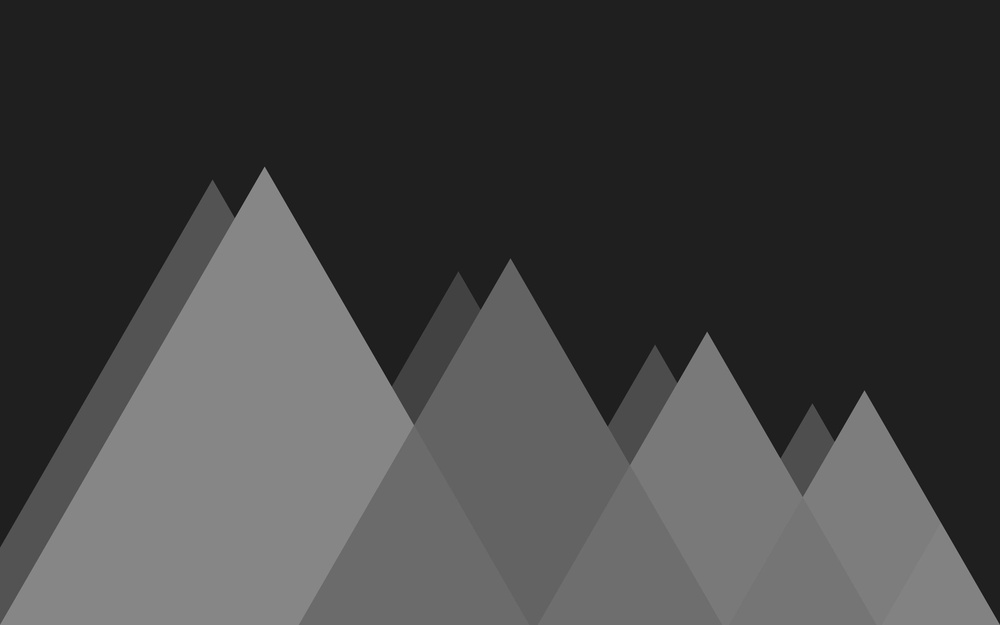
%> input picture imageStiching/originalImage.jpg, 1000 x 625 px, shrunk from 2880 x 1800 before the run
$ octave --eval "result = myDetectHarrisFeatures(imread('originalImage.jpg'));"   (GNU Octave 9; MATLAB toolbox functions it lacks are replaced by stand-ins)
%> lines starting %> are read from the running program, lines starting %| are printed output that depends on the picture
%Harris Corner Detector
%corners = myDetectHarrisFeatures( I )
%I : MxN grayscale image,double values [0,1]
%corners : Kx2 , every row is the coordinates of a corner
%extracted using Harris Corner Detector
function corners = myDetectHarrisFeatures( I )

I=double(I)/256;%metatroph ths eikonas


[ M , N ]=size( I );
%> M = 625; N = 1000

mask=fspecial('prewitt');
dx1=filter2(mask, I ,'same');%orizontia paragwgos
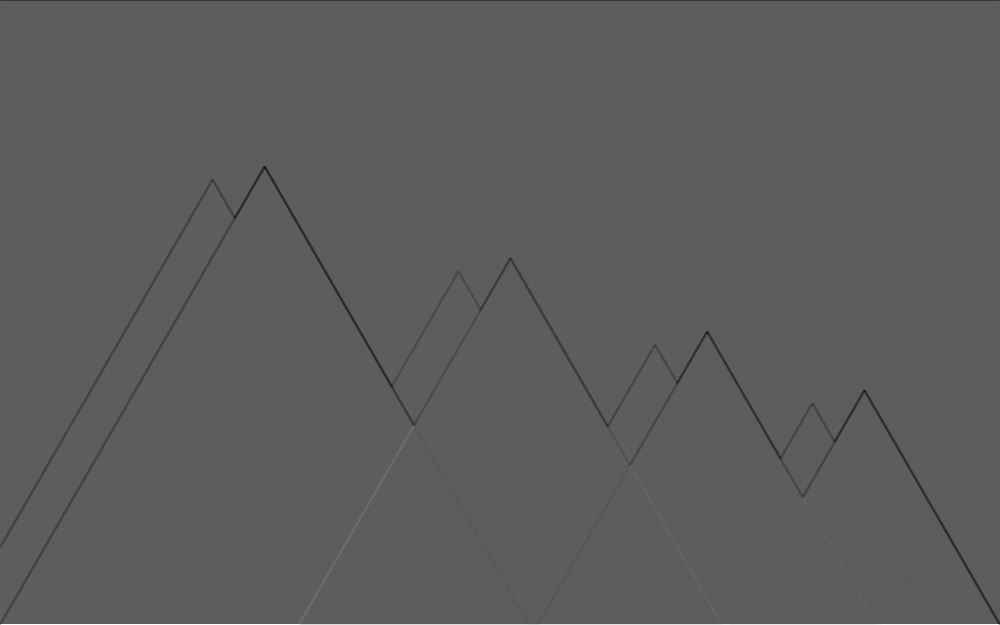
%> dx1: size 625x1000 double; min -0.906, max 1.58, mean -0.00167; drawn with min black and max white
dx2=filter2(mask', I ,'same');%katheth
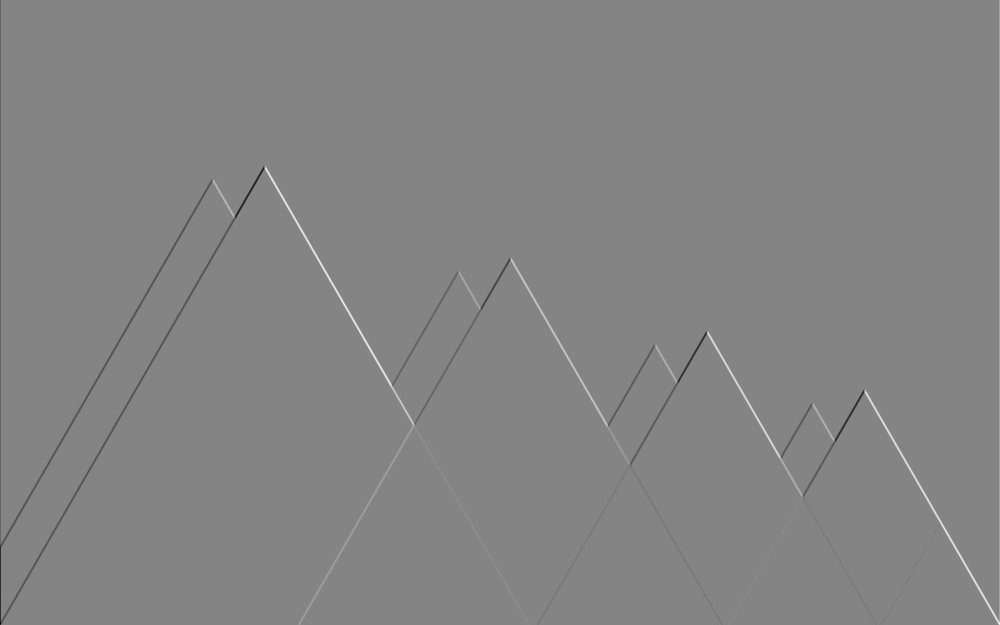
%> dx2: size 625x1000 double; min -1.5, max 1.39, mean 7.52e-05; drawn with min black and max white
I11=dx1.*dx1;
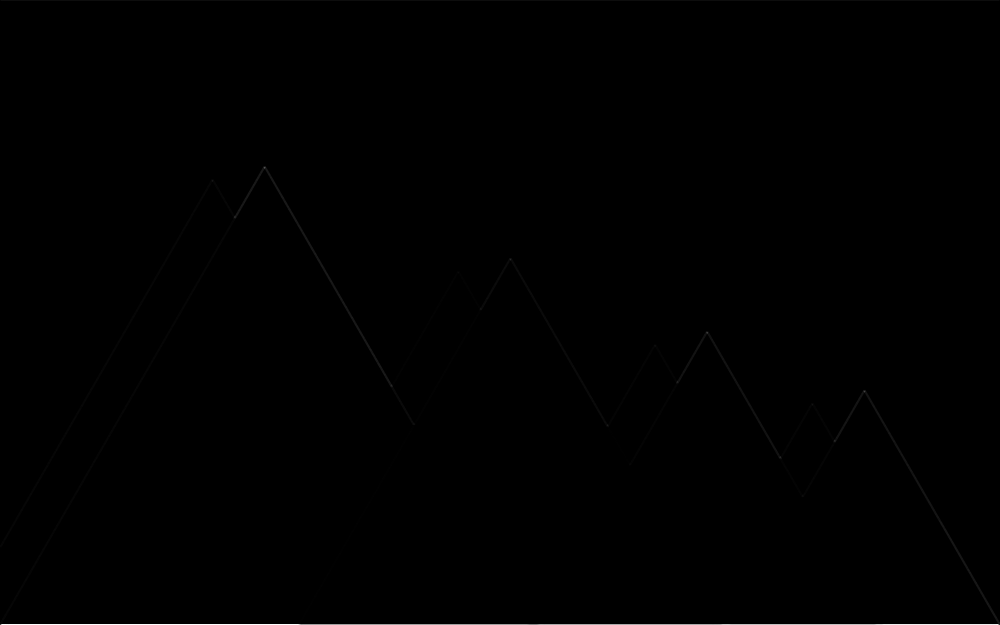
%> I11: size 625x1000 double; min 0, max 2.49, mean 0.00444; drawn with min black and max white
I12=dx1.*dx2;
I22=dx2.*dx2;


%gaussian filter
s=1;
Nu=3;
w=fspecial('gaussian',Nu,s);%wighted matrix
%%%%%%%%%%%%%%
k=.06;
%thr=0.00001;%%%%%set1
thr=0.01;%%%%set2 .01

%summations
A=conv2(I11,w,'same');
B=conv2(I12,w,'same');
C=conv2(I22,w,'same');

A=A(11:end-11,11:end-11);
%> A: size 604x979 double
B=B(11:end-11,11:end-11);
%> B: size 604x979 double
C=C(11:end-11,11:end-11);
%> C: size 604x979 double
% [11 lines of commented-out code are left out]

T=A+C;
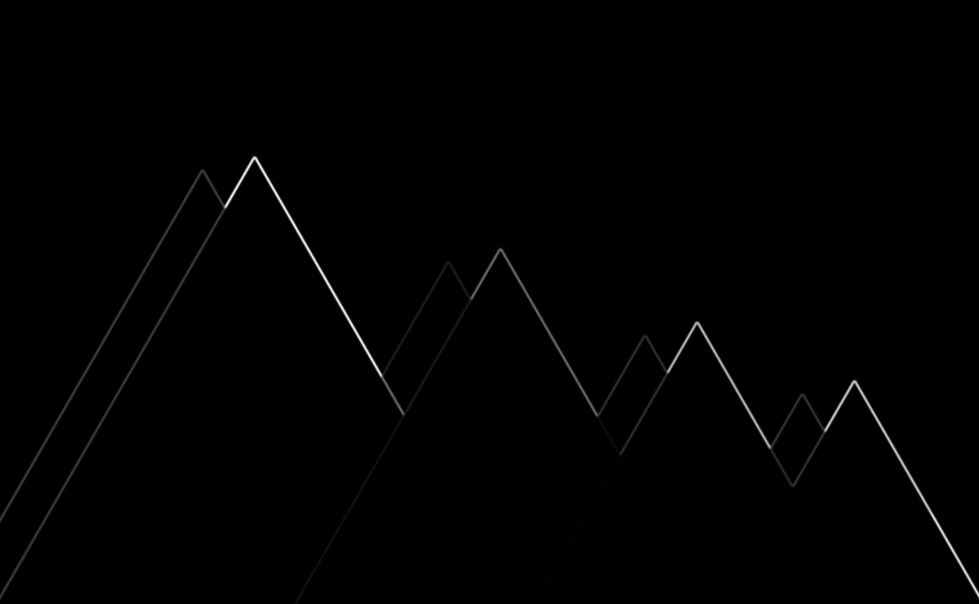
%> T: size 604x979 double; min 0, max 0.976, mean 0.00486
D=A.*C - B.*B;
R=D-k*T.*T;
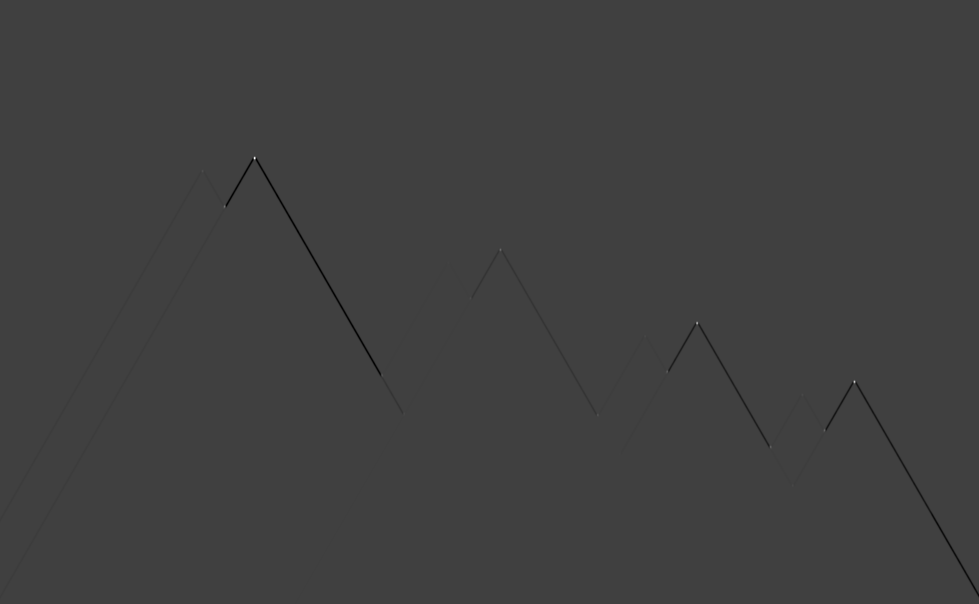
%> R: size 604x979 double; min -0.0512, max 0.152, mean -0.000108; drawn with min black and max white

[i,j]=find(R>thr);
%> i = 46 values from 157 to 448; j = 46 values from 203 to 856
cornersR=[i+11 j+11 R(find(R>thr))];%+11 logw twn akrianwn
%> cornersR = 46 rows, first 12: [183 214 0.0105; 217 236 0.0211; 218 236 0.041; 219 236 0.0245; 169 265 0.0191; 170 265 0.0137; 168 266 0.0296; 169 266 0.133; 170 266 0.152; 171 266 0.052; 168 267 0.0119; 169 267 0.0584]


corners=[];
%edw lunoume to provlhma thn emfaniseis pollwn suntetagmenwn
%poy praktika antistoixoun se 1 gwnia
%1)vriskoume oles tis poy einai konta se mia gwnia (au8ereto)
%se kapoia apostash
%2)vriskoume poio apo ayta exei ton megalutero suntelesth gwniothtas
%kai ton kratame
%3)diagrafoyme oles tis gwnies se ekeinh thn geitonia
%4)epanalambanoyme mexri na teleiwsoun oi gwnies

while ~isempty(cornersR)%%%
    %o pinakas cornersR periexei oles tis gwnies,akoma kai  aytes poy einai
    %konta

    %vriskoyme oles tis gwnies poy vriskontai konta se kapoia gwnia
    id=rangesearch(cornersR(:,1:2),cornersR(1,1:2),15,'Distance','euclidean');
    id=id{1};
    %anazhtoyme thn gwnia me to  megalutero metro gwniothtas kai thn
    %kratame
    i=find(cornersR(id,3)==max(cornersR(id,3)),1);
    corners=[corners ; cornersR(id(i),1:2)];
    %adeiazoyme ton pikana cornersR
    cornersR(id,:)=[];
end
%> this loop made 11 passes
%> (id, i, corners) on passes 1 to 6: (1, 1, [183 214]), ([1 2 3], 2, [183 214; 218 236]), ([1 2 4 3 5 8 6 7 9], 5, [183 214; 218 236; 170 266]), (1, 1, [183 214; 218 236; 170 266; 387 394]), ([1 2 3], 2, [183 214; 218 236; 170 266; 387 394; 261 512]), ([1 2], 2, [183 214; 218 236; 170 266; 387 394; 261 512; 427 609])
%> (id, i) on passes 7 to 11: ([1 2 3 4], 3), ([1 2 5 4 6 3 7], 5), ([1 2 3 4], 1), ([1 2 3], 2), ([1 2 4 5 3 6 8 9 7], 4)
%> after the loop, corners = [183 214; 218 236; 170 266; 387 394; 261 512; 427 609; 383 679; 335 709; 458 782; 442 836; 393 866]
%> `result = myDetectHarrisFeatures(imread('originalImage.jpg'));`: result has the same summary as corners in myDetectHarrisFeatures


if isempty(corners)
    return
end

% [7 lines of commented-out code are left out]


end

$ run again, on imageStiching/segment_2.jpg
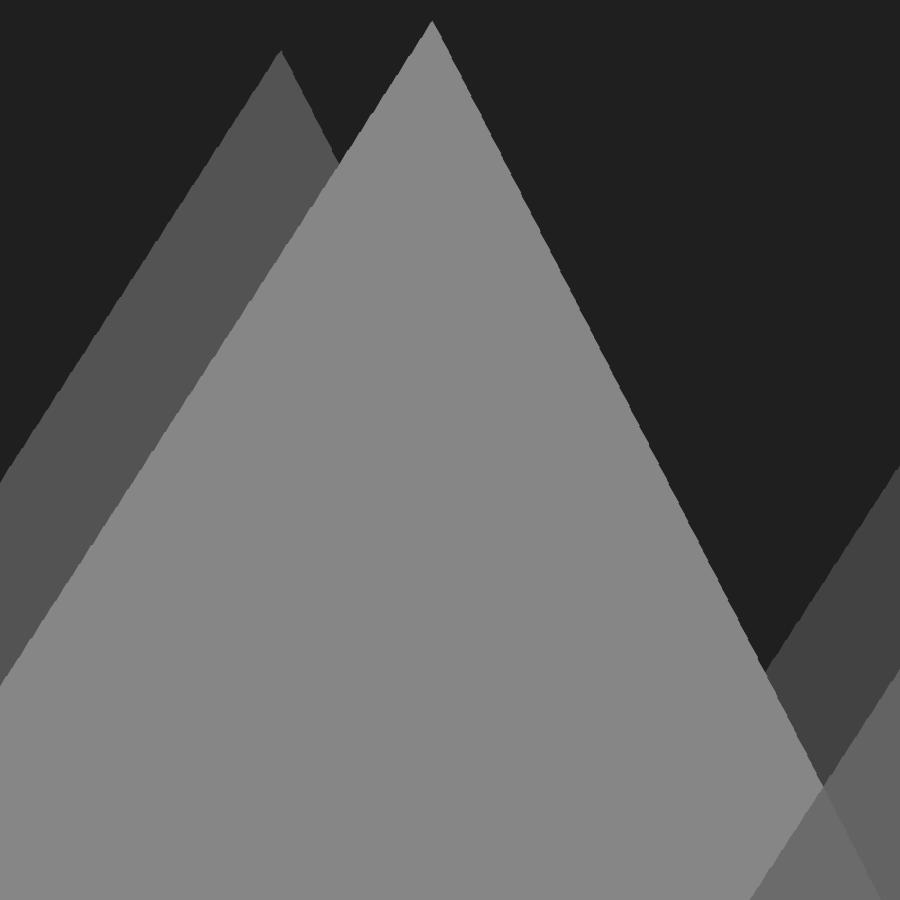
%> input picture imageStiching/segment_2.jpg, 900 x 900 px
%> in myDetectHarrisFeatures, `dx1=filter2(mask, I ,'same');`:
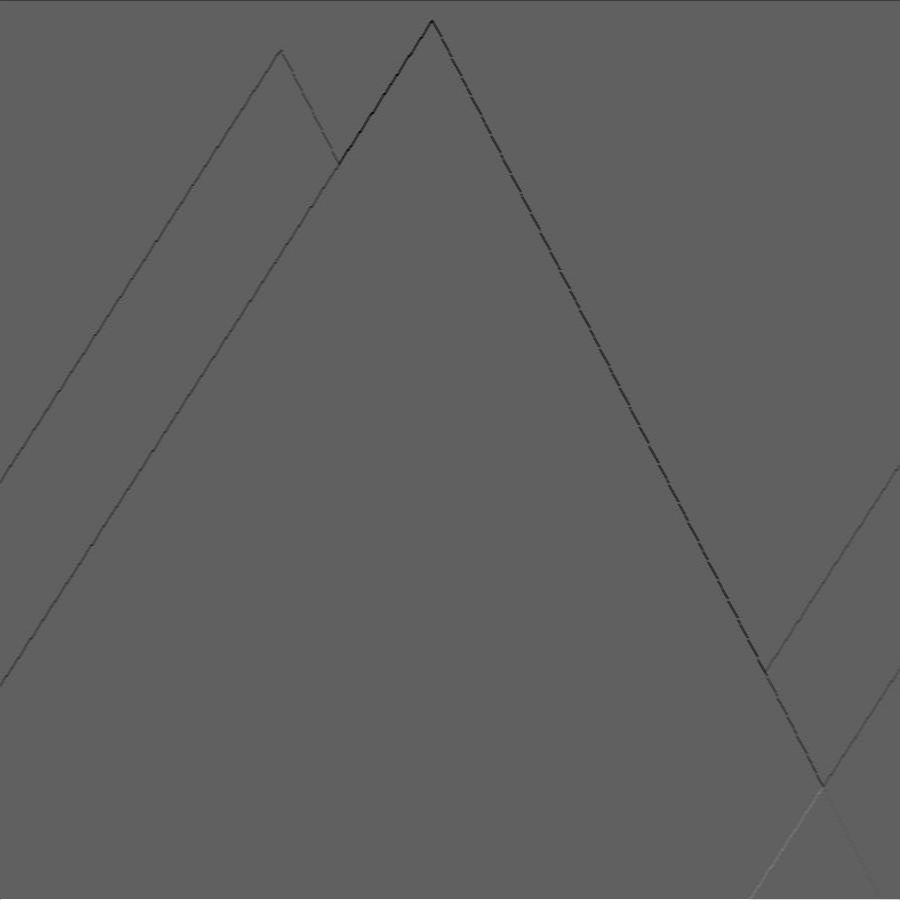
%> dx1: size 900x900 double; min -0.953, max 1.58, mean -0.00128; drawn with min black and max white
%> in myDetectHarrisFeatures, `I22=dx2.*dx2;`:
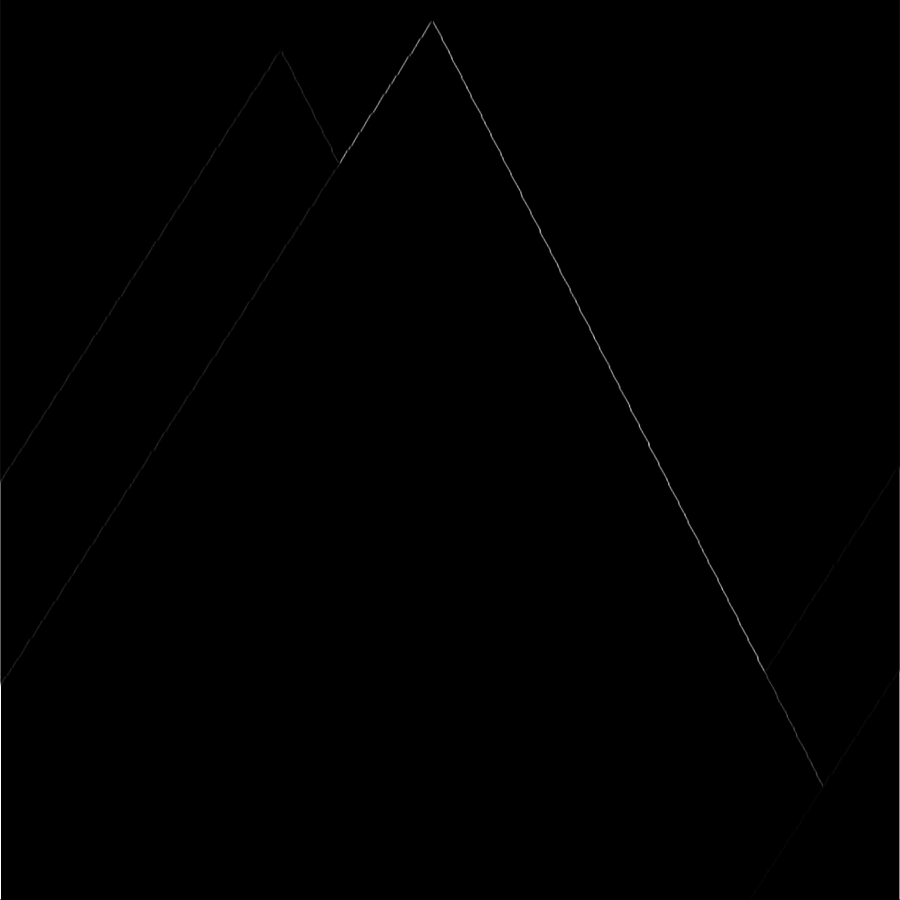
%> I22: size 900x900 double; min 0, max 2.47, mean 0.00438; drawn with min black and max white
%> in myDetectHarrisFeatures, `[i,j]=find(R>thr);`: i = [153; 154; 152; 153; 12; 13; 14; 11; 12; 13; 14]; j = [329; 329; 330; 330; 422; 422; 422; 423; 423; 423; 423]
%> cornersR = [164 340 0.0176; 165 340 0.0129; 163 341 0.0164; 164 341 0.025; 23 433 0.024; 24 433 0.0399; 25 433 0.0166; 22 434 0.0169; 23 434 0.0728; 24 434 0.0864; 25 434 0.0276]
%> the loop in myDetectHarrisFeatures, `while ~isempty(cornersR)` made 2 passes
%> (id, i, corners) on passes 1 to 2: ([1 2 4 3], 3, [164 341]), ([1 2 5 4 6 3 7], 5, [164 341; 24 434])
%> result = [164 341; 24 434]

$ run again, on imageStiching/segment_3.jpg
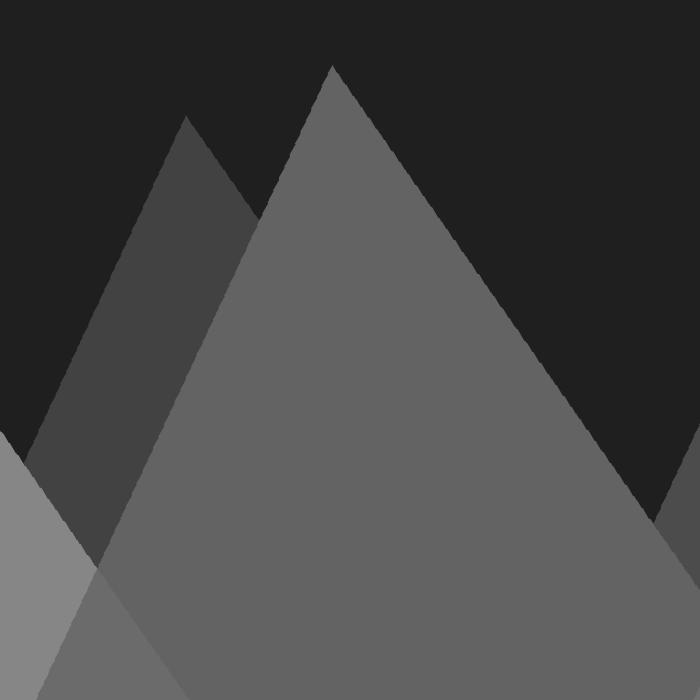
%> input picture imageStiching/segment_3.jpg, 700 x 700 px
%> in myDetectHarrisFeatures, `dx2=filter2(mask', I ,'same');`:
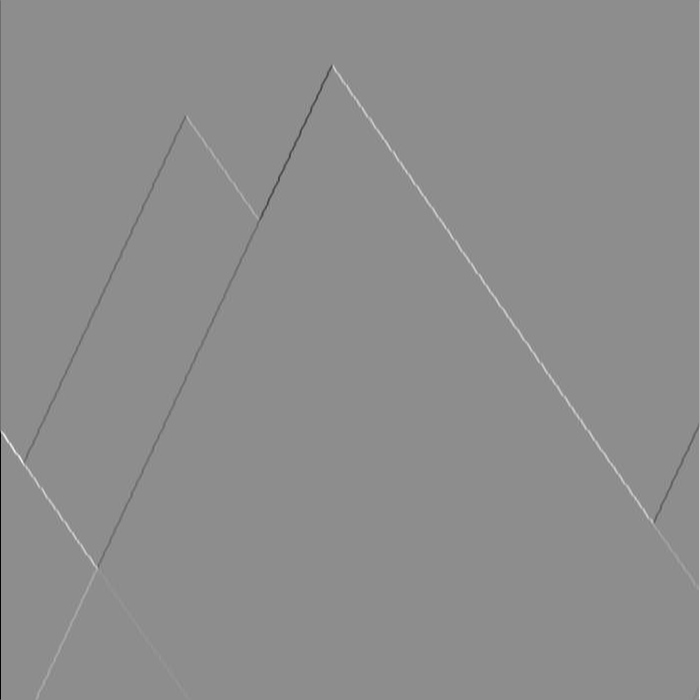
%> dx2: size 700x700 double; min -1.62, max 1.3, mean 0.000301; drawn with min black and max white
%> in myDetectHarrisFeatures, `B=conv2(I12,w,'same');`:
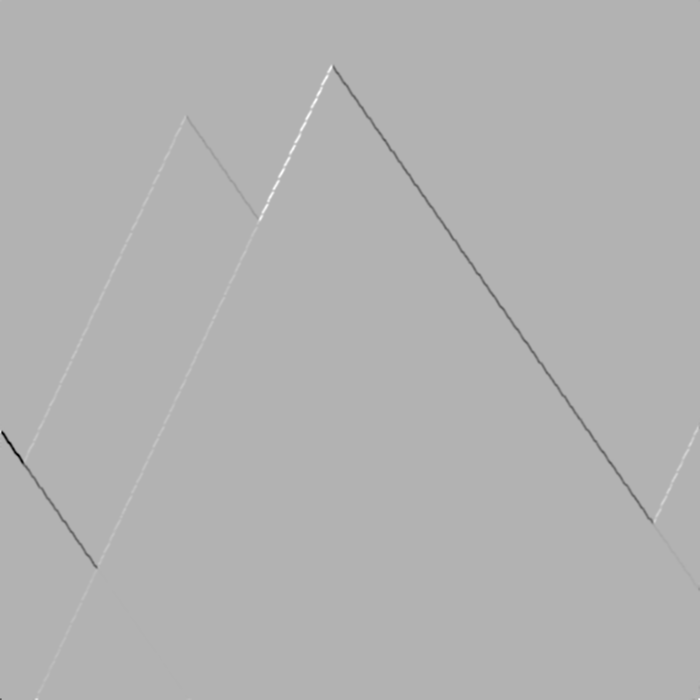
%> B: size 700x700 double; min -0.401, max 0.172, mean -0.000381; drawn with min black and max white
%> in myDetectHarrisFeatures, `[i,j]=find(R>thr);`: i = [452; 56; 57; 58]; j = [14; 323; 323; 323]
%> cornersR = [463 25 0.0111; 67 334 0.0104; 68 334 0.0246; 69 334 0.0193]
%> the loop in myDetectHarrisFeatures, `while ~isempty(cornersR)` made 2 passes
%> (id, i, corners) on passes 1 to 2: (1, 1, [463 25]), ([1 2 3], 2, [463 25; 68 334])
%> result = [463 25; 68 334]
